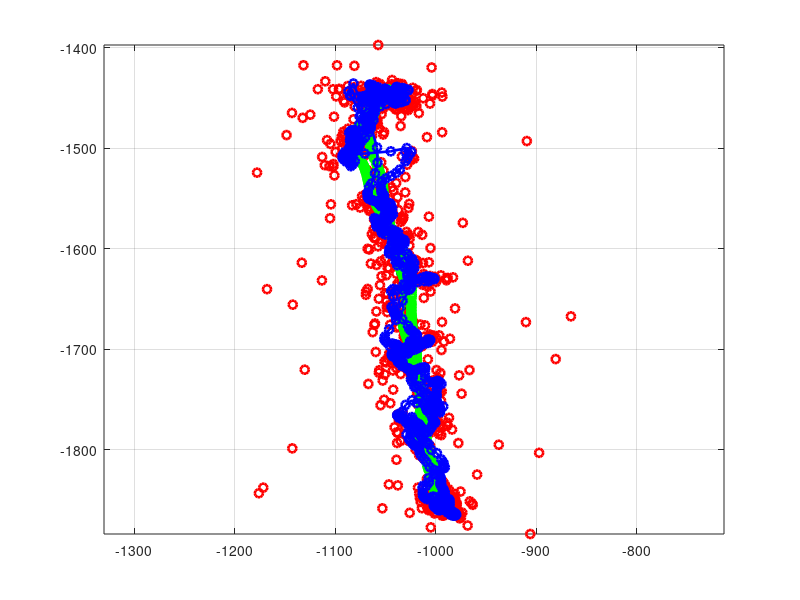

Write the MATLAB code that produced this figure. (Note: this script raises an error after producing the figure.)
clear;
close all;

%%%%%%%%%%trajectory
traj_data1 = csvread('trajectoryBase.csv');
traj_epoch1 = traj_data1(:,1);
traj_epoch1 = traj_epoch1 - traj_data1(1,1);

east_ref1=traj_data1(:,2);
north_ref1 = traj_data1(:,3);
east_gnss1=traj_data1(:,4);
north_gnss1 = traj_data1(:,5);




traj_data2 = csvread('trajectory.csv');
traj_epoch2 = traj_data2(:,1);
traj_epoch2 = traj_epoch2 - traj_data2(1,1);

east_ref2=traj_data2(:,2);
north_ref2 = traj_data2(:,3);
east_gnss2=traj_data2(:,4);
north_gnss2 = traj_data2(:,5);

traj_data3 = csvread('trajectoryGNC.csv');
traj_epoch3 = traj_data3(:,1);
traj_epoch3 = traj_epoch3 - traj_data3(1,1);

east_ref3=traj_data3(:,2);
north_ref3 = traj_data3(:,3);
east_gnss3=traj_data3(:,4);
north_gnss3 = traj_data3(:,5);


trajMoyion_data           = csvread('FGO_trajectoryllh_psr_dop_fusion.csv');
trajMoyion_data_epoch     = trajMoyion_data(:,1);
trajMoyion_data_epoch     = trajMoyion_data_epoch - trajMoyion_data(1,1);

vx                        =trajMoyion_data(:,6);
vy                        =trajMoyion_data(:,7);
vz                        =trajMoyion_data(:,8);
ax                        =trajMoyion_data(:,9);
ay                        =trajMoyion_data(:,10);
az                        =trajMoyion_data(:,11);
jx                        =trajMoyion_data(:,12);
jy                        =trajMoyion_data(:,13);
jz                        =trajMoyion_data(:,14);
sn                        =trajMoyion_data(:,15);

%EKF
% trajMoyion_dataE           = csvread('EKF_trajectoryllh_psr_dop_fusion.csv');
% trajMoyion_data_epochE     = trajMoyion_dataE(:,1);
% trajMoyion_data_epochE     = trajMoyion_data_epochE - trajMoyion_dataE(1,1);
% 
% vxE                        =trajMoyion_dataE(:,6);
% vyE                        =trajMoyion_dataE(:,7);
% vzE                        =trajMoyion_dataE(:,8);
% axE                        =trajMoyion_dataE(:,9);
% ayE                        =trajMoyion_dataE(:,10);
% azE                        =trajMoyion_dataE(:,11);
% jxE                        =trajMoyion_dataE(:,12);
% jyE                        =trajMoyion_dataE(:,13);
% jzE                        =trajMoyion_dataE(:,14);
% snE                        =trajMoyion_dataE(:,15);

figure(1)
axis equal
plot(east_ref1,north_ref1,'k-','LineWidth',1.9 )
hold on;
plot(east_gnss1,north_gnss1,'ro','LineWidth',1.9 )
hold on;
plot(east_gnss3,north_gnss3,'go-','LineWidth',1.9 )
hold on;
plot(east_gnss2,north_gnss2,'bo-','LineWidth',1.9 )
hold on;
grid on;
hold on;
axis equal
ax = gca;
ax.FontSize = 16; 
xlabel('east (meters)');
ylabel('north (meters)');
legend('\fontsize{16} GT','\fontsize{16} WLS','\fontsize{16} FGO-GNC','\fontsize{16} FGO');
title('\fontsize{16} trajectory')


%%%%%%%%%%%% error
error_data1 = csvread('errorBase.csv');
figure(2)
subplot(2,1,1) % plot number of satellites
axis equal
error_epoch1 = error_data1(:,1);
error_epoch1 = error_epoch1 - error_data1(1,1);
error_gnss1=error_data1(:,2);
error_gnss1_3d=error_data1(:,3);

error_data2 = csvread('error.csv');
error_epoch2 = error_data2(:,1);
error_epoch2 =error_epoch2 -  error_data2(1,1);

error_gnss2=error_data2(:,2);
error_gnss2_3d=error_data2(:,3);

error_data3 = csvread('errorGNC.csv');
error_epoch3 = error_data3(:,1);
error_epoch3 =error_epoch3 -  error_data3(1,1);

error_gnss3 = error_data3(:,2);
error_gnss3_3d = error_data3(:,3);


plot(error_epoch1,error_gnss1,'r-o','LineWidth',1.9 )
hold on;
plot(error_epoch2,error_gnss2,'b-o','LineWidth',1.9 )
hold on;
plot(error_epoch3,error_gnss3,'g-o','LineWidth',1.9 )
hold on;
% plot(errorEX_epoch,errorEX_gnss_3d,'g-o','LineWidth',1.9 )
% hold on;

grid on;
hold on;
ax = gca;
ax.FontSize = 16; 
ylim([0 60])
xlabel('time (seconds)');
ylabel('error (meters)');
legend('\fontsize{16} WLS','\fontsize{16} FGO','\fontsize{16} FGO-GNC');
title('\fontsize{16} error')
mean(error_gnss1)
mean(error_gnss2)
mean(error_gnss3)
sqrt(mean((error_gnss1).^2))
sqrt(mean((error_gnss2).^2))
sqrt(mean((error_gnss3).^2))

% mean(error_gnss_3d)
subplot(2,1,2) % plot number of satellites
plot(trajMoyion_data_epoch,sn,'r-','LineWidth',1.9 )
hold on;
grid on;
hold on;
ax = gca;
ax.FontSize = 16; 
xlabel('time (seconds)');
ylabel('number of sat');
legend('\fontsize{16} number of sat');
title('\fontsize{16} number of sat')



figure(3)
subplot(5,1,1) % plot error
plot(error_epoch1,error_gnss1,'r-o','LineWidth',1.9 )
hold on;
plot(error_epoch2,error_gnss2,'b-o','LineWidth',1.9 )
hold on;
grid on;
hold on;
ax = gca;
ax.FontSize = 16; 
xlabel('time (seconds)');
ylabel('error (meters)');
legend('\fontsize{16} WLS','\fontsize{16} FGO');
title('\fontsize{16} error')

subplot(5,1,2) % plot velocity
plot(trajMoyion_data_epoch,vx,'r-o','LineWidth',1.9 )
hold on;
plot(trajMoyion_data_epoch,vy,'g-o','LineWidth',1.9 )
hold on;
plot(trajMoyion_data_epoch,vz,'b-o','LineWidth',1.9 )
hold on;
grid on;
hold on;
ax = gca;
ax.FontSize = 16; 
xlabel('time (seconds)');
ylabel('velocity (m/s)');
legend('\fontsize{16} x','\fontsize{16} y','\fontsize{16} z');
title('\fontsize{16} velocity')

subplot(5,1,3) % plot acceleration
plot(trajMoyion_data_epoch,ax,'r-o','LineWidth',1.9 )
hold on;
plot(trajMoyion_data_epoch,ay,'g-o','LineWidth',1.9 )
hold on;
plot(trajMoyion_data_epoch,az,'b-o','LineWidth',1.9 )
hold on;
grid on;
hold on;
ax = gca;
ax.FontSize = 16; 
xlabel('time (seconds)');
ylabel('acceleration (m/s^2)');
legend('\fontsize{16} x','\fontsize{16} y','\fontsize{16} z');
title('\fontsize{16} acceleration')


subplot(5,1,4) % plot jerk
plot(trajMoyion_data_epoch,jx,'r-','LineWidth',1.9 )
hold on;
plot(trajMoyion_data_epoch,jy,'g-','LineWidth',1.9 )
hold on;
plot(trajMoyion_data_epoch,jz,'b-','LineWidth',1.9 )
hold on;
grid on;
hold on;
ax = gca;
ax.FontSize = 16; 
xlabel('time (seconds)');
ylabel('jerk (m/s^3)');
legend('\fontsize{16} x','\fontsize{16} y','\fontsize{16} z');
title('\fontsize{16} jerk')

subplot(5,1,5) % plot number of satellites
plot(trajMoyion_data_epoch,sn,'r-','LineWidth',1.9 )
hold on;
grid on;
hold on;
ax = gca;
ax.FontSize = 16; 
xlabel('time (seconds)');
ylabel('number of sat');
legend('\fontsize{16} number of sat');
title('\fontsize{16} number of sat')





